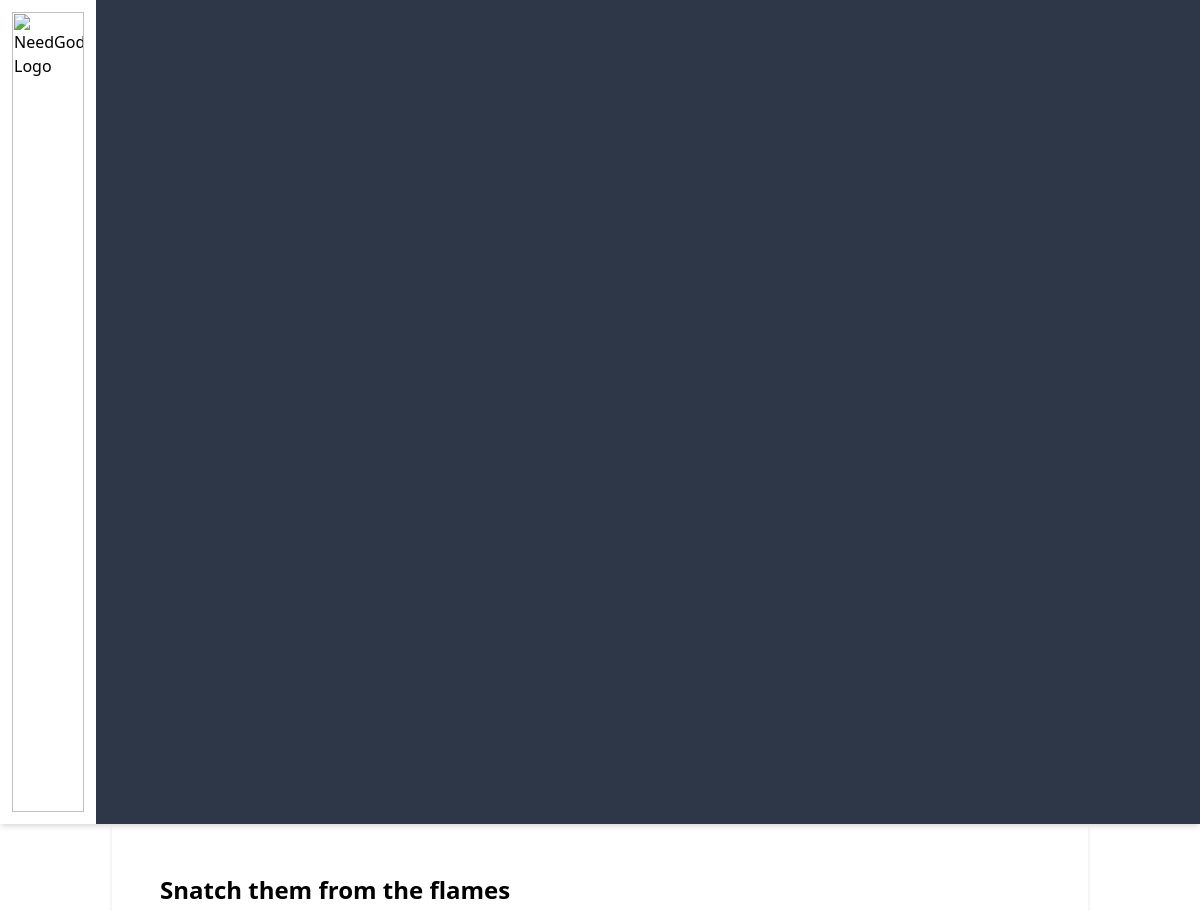
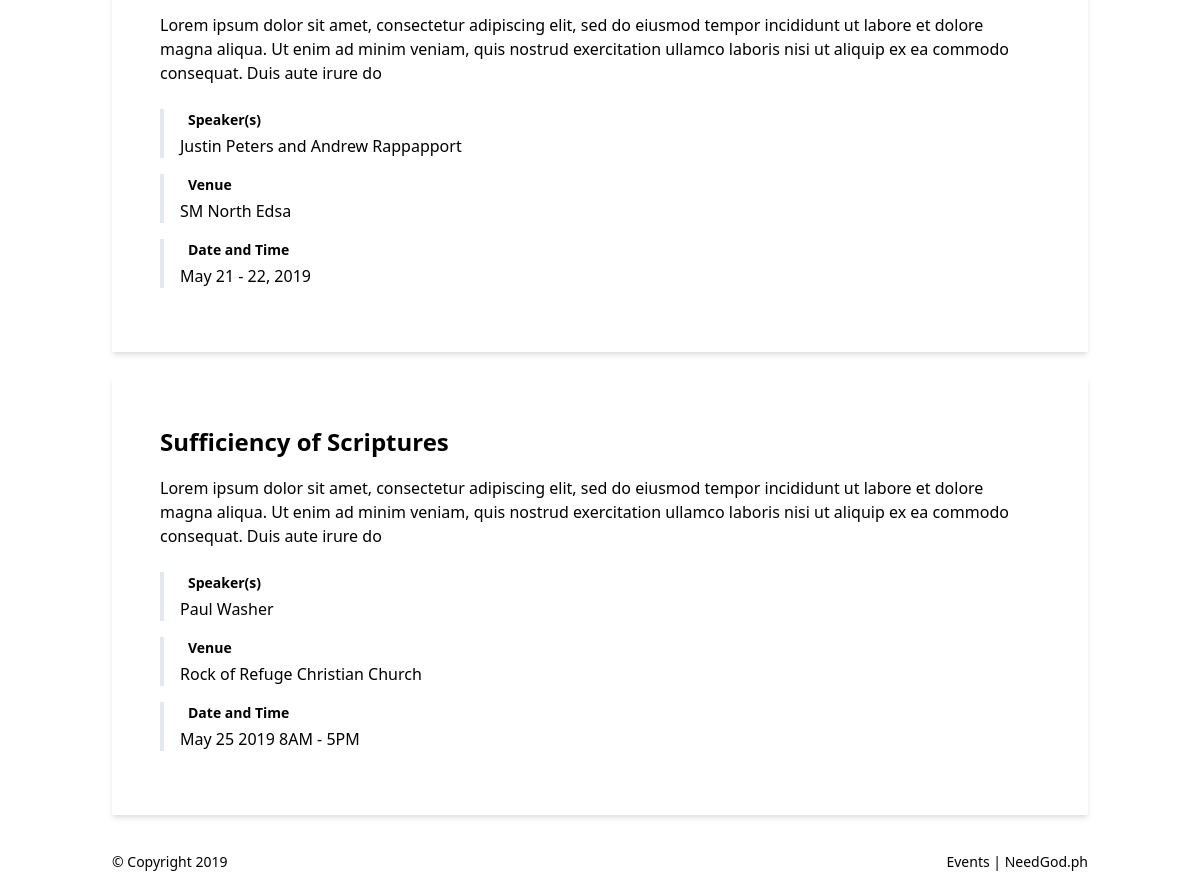
The page / on the database its author committed (2 pictures, top to bottom).
### tables this page shows
CREATE TABLE IF NOT EXISTS `events` (
  `id` int(11) NOT NULL AUTO_INCREMENT,
  `title` varchar(128) NOT NULL,
  `details` text NOT NULL,
  `speakers` varchar(128) NOT NULL,
  `venue` varchar(128) NOT NULL,
  `reg_fee` float NOT NULL,
  `reg_fee_details` text NOT NULL,
  `image` text NOT NULL,
  `date` text NOT NULL,
  `date_start` date NOT NULL,
  `date_end` date NOT NULL,
  `status` varchar(32) NOT NULL DEFAULT 'draft',
  PRIMARY KEY (`id`)
);

### application/controllers/Init.php (called while the page is built, shortened)
<?php
class Init extends CI_Controller
{
	public function __construct()
	{
		$this->load->model('event_model');
	}
	public function index()
	{
		$result = $this->event_model->fetch();
		$data['events'] = $result;
		$data['title'] = "Welcome | NeedGod Events";
		$this->load->view('templates/header', $data);
		$this->load->view('pages/index', $data);
		$this->load->view('templates/footer', $data);
	}
}

### index.php (called while the page is built, shortened)
<?php
require_once BASEPATH.'core/CodeIgniter.php';

### application/models/event_model.php (called while the page is built, shortened)
<?php
class Event_model extends CI_Model
{
	public function fetch($id = NULL)
	{
		if ($id == NULL) :
			$result = $this->db->get('events');
			return $result->result_array();
		endif;
		$result = $this->db->get_where('events', ['id' => $id]);
		return $result->row_array();
	}
}

### application/helpers/misc_helper.php (called while the page is built, shortened)
<?php
function excerpt($text)
{
    return substr($text,0, 250);
}

### application/views/templates/event_card.php (the view)
<div class="event-card shadow shadow-md p-12 mb-6">
	<article>
		<h1 class="event-card-title text-2xl font-bold mb-4">
			<a href="event/<?php echo $event['id'] ?>"><?php echo $event['title'] ?></a>
		</h1>
		<div class="event-card-details mb-6"><?php echo excerpt($event['details']) ?></div>
		<div class="border-l-4 border-color-100 pl-4 mb-4">
			<h2 class="font-bold mb-1 text-sm flex items-center">
				<i class="icon ion-ios-person text-red-600 mr-2"></i> Speaker(s)
			</h2>
			<?php echo $event['speakers'] ?>
		</div>
		<div class="border-l-4 border-color-100 pl-4 mb-4">
			<h2 class="font-bold mb-1 text-sm flex items-center">
				<i class="icon ion-ios-map text-red-600 mr-2"></i>  Venue
			</h2>
			<?php echo $event['venue'] ?>
		</div>
		<div class="border-l-4 border-color-100 pl-4 mb-4">
			<h2 class="font-bold mb-1 text-sm flex items-center">
				<i class="icon ion-ios-calendar text-red-600 mr-2"></i> Date and Time
			</h2>
			<?php echo $event['date']; ?>
		</div>
	</article>
</div>

### application/views/templates/header.php (shortened to what this page needs)
<html lang="en">
<head>
	<link href="https://unpkg.com/ionicons@4.5.5/dist/css/ionicons.min.css" rel="stylesheet">
	<link href="https://unpkg.com/tailwindcss@^1.0/dist/tailwind.min.css" rel="stylesheet">
	<link href="<?php echo site_url() .'assets/css/app.css' ?>" rel="stylesheet">
</head>
<body>
	<?php include("navigation.php") ?>
	<main id="main">

### application/views/templates/navigation.php
<nav class="site-navigation bg-gray-800 shadow shadow-md">
	<a href="<?php echo base_url() ?>" class="brand inline-block w-24 p-3 bg-white">
		<img src="<?php echo base_url().'assets/images/logo.jpg' ?>" alt="NeedGod Logo" class="w-full">
	</a>
</nav>

### application/views/pages/index.php (shortened to what this page needs)
<div>
	<div class="container mx-auto px-6">
		<?php foreach ($events as $key => $event) :
			include(APPPATH."views/templates/event_card.php");
		endforeach; ?>
	</div>
</div>

### application/views/templates/footer.php (shortened to what this page needs)
	</main>
	<div class="site-footer py-3">
		<div class="container mx-auto flex flex-inline justify-between px-6">
			<p class="text-sm">
				&copy; Copyright <?php echo date('Y') ?>
			</p>
			<p class="text-sm">
				<a href="<?php echo base_url() ?>">Events</a> |
				<a href="http://needgod.ph/">NeedGod.ph</a>
			</p>
		</div>
	</div>
</body>
</html>

### rows shown on the page
events: title "Snatch them from the flames", details "Lorem ipsum dolor sit amet, consectetur adipiscing elit, sed do eiusmod tempor incididunt ut labore et dolore magna aliqua. Ut enim ad minim veniam, quis nostrud exercitation ullamco laboris nisi ut aliquip ex ea commodo consequat. Duis aute irure do", speakers "Justin Peters and Andrew Rappapport", venue "SM North Edsa", date "May 21 - 22, 2019"
events: title "Sufficiency of Scriptures", details "Lorem ipsum dolor sit amet, consectetur adipiscing elit, sed do eiusmod tempor incididunt ut labore et dolore magna aliqua. Ut enim ad minim veniam, quis nostrud exercitation ullamco laboris nisi ut aliquip ex ea commodo consequat. Duis aute irure do", speakers "Paul Washer", venue "Rock of Refuge Christian Church", date "May 25 2019 8AM - 5PM"
